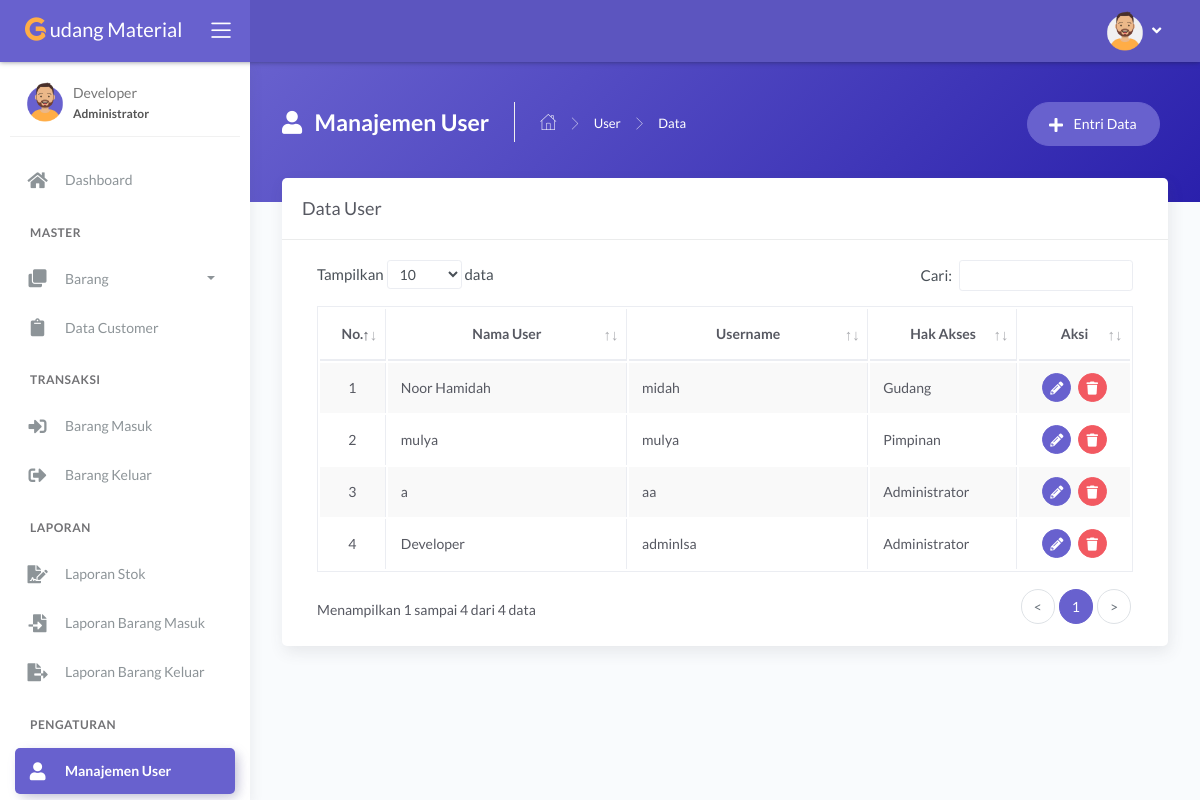
/main.php?module=user (signed in), run on an earlier commit of the app's database.
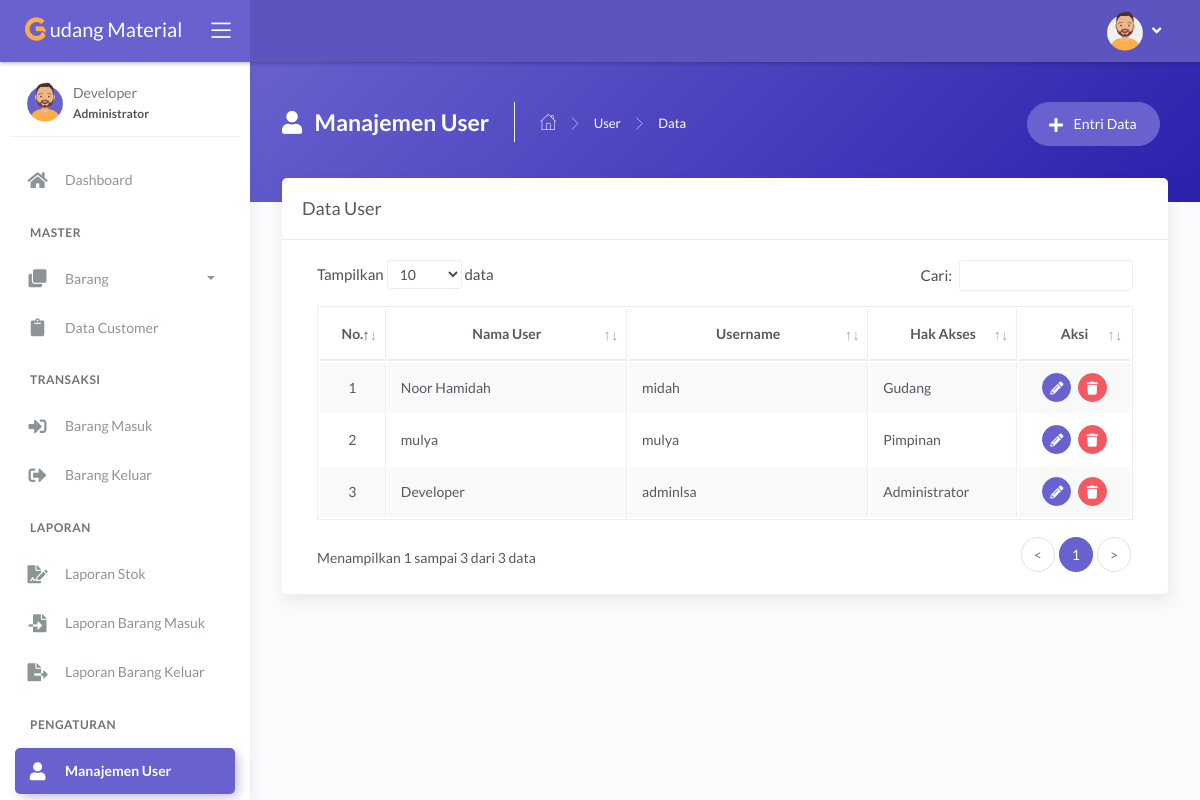
And on a later commit of the database.
### tables this page shows
CREATE TABLE `tbl_user` (
  `id_user` int(11) NOT NULL,
  `nama_user` varchar(30) NOT NULL,
  `username` varchar(30) NOT NULL,
  `password` varchar(255) NOT NULL,
  `hak_akses` enum('Administrator','Gudang','Pimpinan') NOT NULL
);

### modules/user/tampil_data.php (the view, shortened to what this page needs)
<?php
if (basename($_SERVER['PHP_SELF']) === basename(__FILE__)) {
  header('location: 404.html');
}
else {
?>
  <div class="panel-header bg-secondary-gradient">
    <div class="page-inner py-45">
      <div class="d-flex align-items-left align-items-md-top flex-column flex-md-row">
        <div class="page-header text-white">
          <h4 class="page-title text-white"><i class="fas fa-user mr-2"></i> Manajemen User</h4>
          <ul class="breadcrumbs">
            <li class="nav-home"><a href="?module=dashboard"><i class="flaticon-home text-white"></i></a></li>
            <li class="separator"><i class="flaticon-right-arrow"></i></li>
            <li class="nav-item"><a href="?module=user" class="text-white">User</a></li>
            <li class="separator"><i class="flaticon-right-arrow"></i></li>
            <li class="nav-item"><a>Data</a></li>
          </ul>
        </div>
        <div class="ml-md-auto py-2 py-md-0">
          <a href="?module=form_entri_user" class="btn btn-secondary btn-round mr-2">
            <span class="btn-label"><i class="fa fa-plus mr-2"></i></span> Entri Data
          </a>
        </div>
      </div>
    </div>
  </div>
  <div class="page-inner mt--5">
    <div class="card">
      <div class="card-header">
        <div class="card-title">Data User</div>
      </div>
      <div class="card-body">
        <div class="table-responsive">
          <table id="basic-datatables" class="display table table-bordered table-striped table-hover">
            <thead>
              <tr>
                <th class="text-center">No.</th>
                <th class="text-center">Nama User</th>
                <th class="text-center">Username</th>
                <th class="text-center">Hak Akses</th>
                <th class="text-center">Aksi</th>
              </tr>
            </thead>
            <tbody>
              <?php
              $no = 1;
              $query = mysqli_query($mysqli, "SELECT id_user, nama_user, username, hak_akses FROM tbl_user ORDER BY id_user DESC")
                                              or die('Ada kesalahan pada query tampil data : ' . mysqli_error($mysqli));
              while ($data = mysqli_fetch_assoc($query)) { ?>
                <tr>
                  <td width="30" class="text-center"><?php echo $no++; ?></td>
                  <td width="180"><?php echo $data['nama_user']; ?></td>
                  <td width="180"><?php echo $data['username']; ?></td>
                  <td width="100"><?php echo $data['hak_akses']; ?></td>
                  <td width="70" class="text-center">
                    <div>
                      <a href="?module=form_ubah_user&id=<?php echo $data['id_user']; ?>" class="btn btn-icon btn-round btn-secondary btn-sm mr-md-1" data-toggle="tooltip" data-placement="top" title="Ubah">
                        <i class="fas fa-pencil-alt fa-sm"></i>
                      </a>
                      <a href="modules/user/proses_hapus.php?id=<?php echo $data['id_user']; ?>" onclick="return confirm('Anda yakin ingin menghapus data user dengan username <?php echo $data['username']; ?>?')" class="btn btn-icon btn-round btn-danger btn-sm" data-toggle="tooltip" data-placement="top" title="Hapus">
                        <i class="fas fa-trash fa-sm"></i>
                      </a>
                    </div>
                  </td>
                </tr>
              <?php } ?>
            </tbody>
          </table>
        </div>
      </div>
    </div>
  </div>
<?php } ?>

What changed in the data, as far as the page shows it:
removed tbl_user: nama_user "a", username "aa", hak_akses "Administrator"
Also different on the page:
text written by a page script: "Tampilkan data Cari: Menampilkan 1 sampai 4 dari 4 data < 1 >" → "Tampilkan data Cari: Menampilkan 1 sampai 3 dari 3 data < 1 >"
